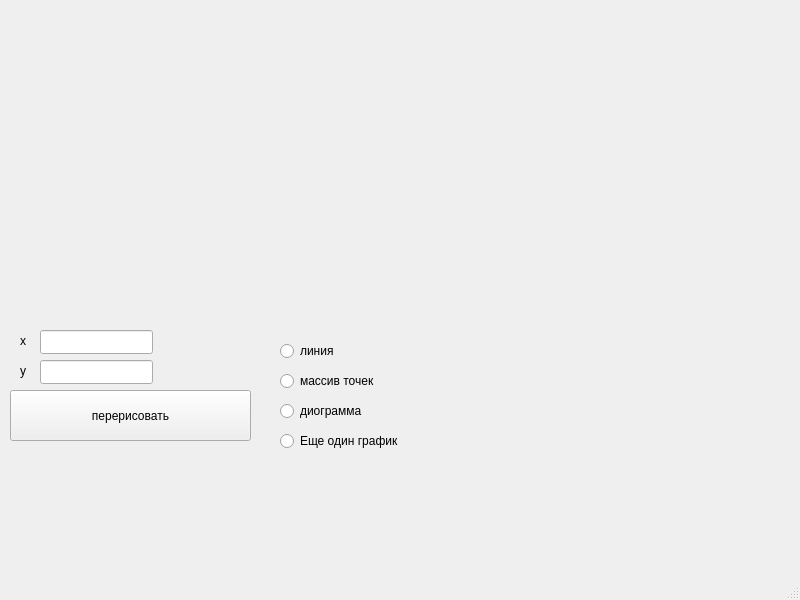
<?xml version="1.0" encoding="UTF-8"?>
<ui version="4.0">
 <class>MainWindow</class>
 <widget class="QMainWindow" name="MainWindow">
  <property name="geometry">
   <rect>
    <x>0</x>
    <y>0</y>
    <width>800</width>
    <height>600</height>
   </rect>
  </property>
  <property name="windowTitle">
   <string>MainWindow</string>
  </property>
  <widget class="QWidget" name="centralwidget">
   <widget class="QCustomPlot" name="widget" native="true">
    <property name="geometry">
     <rect>
      <x>10</x>
      <y>10</y>
      <width>471</width>
      <height>311</height>
     </rect>
    </property>
   </widget>
   <widget class="QPushButton" name="pushButton">
    <property name="geometry">
     <rect>
      <x>10</x>
      <y>390</y>
      <width>241</width>
      <height>51</height>
     </rect>
    </property>
    <property name="text">
     <string>перерисовать</string>
    </property>
   </widget>
   <widget class="QRadioButton" name="radioButton">
    <property name="geometry">
     <rect>
      <x>280</x>
      <y>340</y>
      <width>100</width>
      <height>22</height>
     </rect>
    </property>
    <property name="text">
     <string>линия</string>
    </property>
   </widget>
   <widget class="QRadioButton" name="radioButton_2">
    <property name="geometry">
     <rect>
      <x>280</x>
      <y>370</y>
      <width>151</width>
      <height>22</height>
     </rect>
    </property>
    <property name="text">
     <string>массив точек</string>
    </property>
   </widget>
   <widget class="QRadioButton" name="radioButton_3">
    <property name="geometry">
     <rect>
      <x>280</x>
      <y>400</y>
      <width>100</width>
      <height>22</height>
     </rect>
    </property>
    <property name="text">
     <string>диограмма</string>
    </property>
   </widget>
   <widget class="QLineEdit" name="lineEdit_x">
    <property name="geometry">
     <rect>
      <x>40</x>
      <y>330</y>
      <width>113</width>
      <height>24</height>
     </rect>
    </property>
   </widget>
   <widget class="QLineEdit" name="lineEdit_y">
    <property name="geometry">
     <rect>
      <x>40</x>
      <y>360</y>
      <width>113</width>
      <height>24</height>
     </rect>
    </property>
   </widget>
   <widget class="QLabel" name="label">
    <property name="geometry">
     <rect>
      <x>20</x>
      <y>330</y>
      <width>16</width>
      <height>21</height>
     </rect>
    </property>
    <property name="text">
     <string>x</string>
    </property>
   </widget>
   <widget class="QLabel" name="label_2">
    <property name="geometry">
     <rect>
      <x>20</x>
      <y>360</y>
      <width>16</width>
      <height>21</height>
     </rect>
    </property>
    <property name="text">
     <string>y</string>
    </property>
   </widget>
   <widget class="QRadioButton" name="radioButton_4">
    <property name="geometry">
     <rect>
      <x>280</x>
      <y>430</y>
      <width>181</width>
      <height>22</height>
     </rect>
    </property>
    <property name="text">
     <string>Еще один график</string>
    </property>
   </widget>
  </widget>
  <widget class="QMenuBar" name="menubar">
   <property name="geometry">
    <rect>
     <x>0</x>
     <y>0</y>
     <width>800</width>
     <height>22</height>
    </rect>
   </property>
  </widget>
  <widget class="QStatusBar" name="statusbar"/>
 </widget>
 <customwidgets>
  <customwidget>
   <class>QCustomPlot</class>
   <extends>QWidget</extends>
   <header>qcustomplot.h</header>
   <container>1</container>
  </customwidget>
 </customwidgets>
 <resources/>
 <connections/>
</ui>
